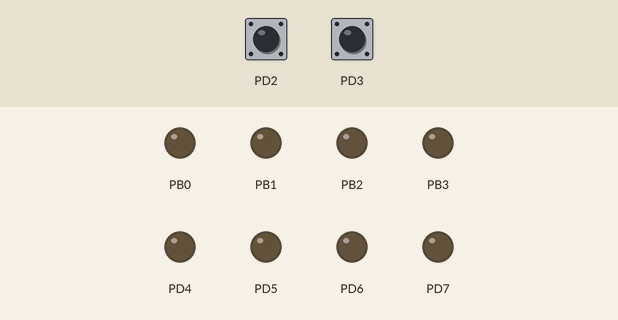
Bench run of a program on a simulated ATmega328P, built with avr-gcc and emulated at 16 MHz (the files do not name the chip). Shown: output pins drawn as LEDs (lit = HIGH). Dashed ring = blinking. The inputs (shaded band) are chosen by the test bench; at power-on: PD2 HIGH, PD3 HIGH.

Above: at 1.2 s.
1.3 s: PD2 pulled LOW for 0.15 s
At 1.7 s:
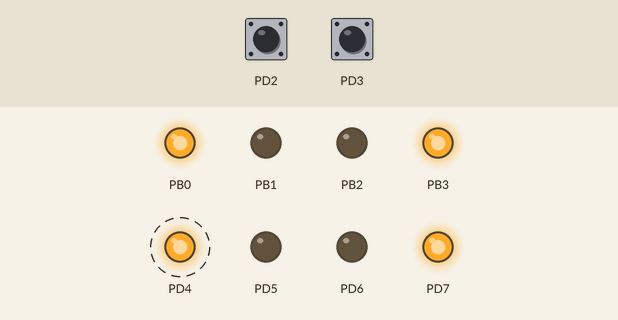
4.3 s: PD3 pulled LOW for 0.15 s
At 7.3 s:
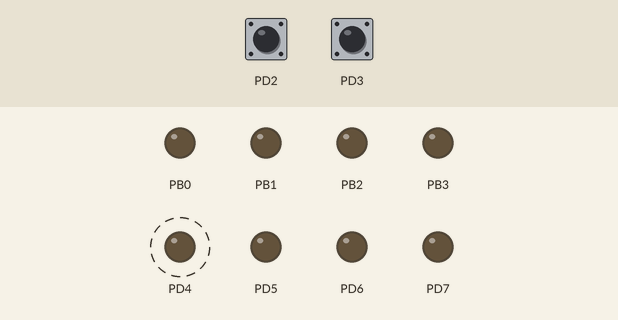
7.4 s: PD2 pulled LOW for 1 s
At 8.9 s:
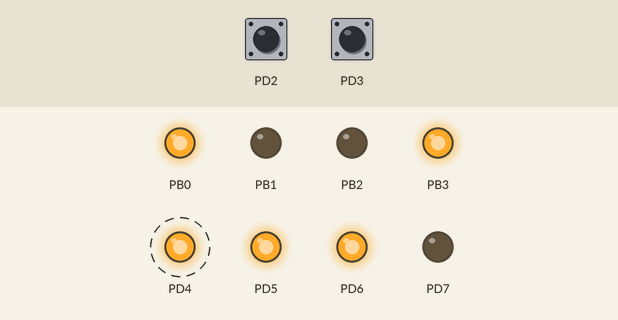
11.4 s: PD3 pulled LOW for 1 s
At 13.0 s:
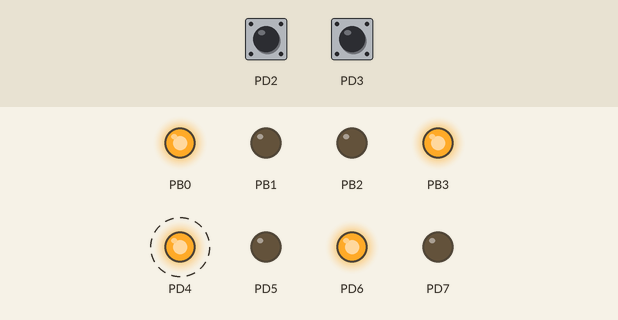
15.4 s: PD2 pulled LOW for 3.2 s
At 19.3 s:
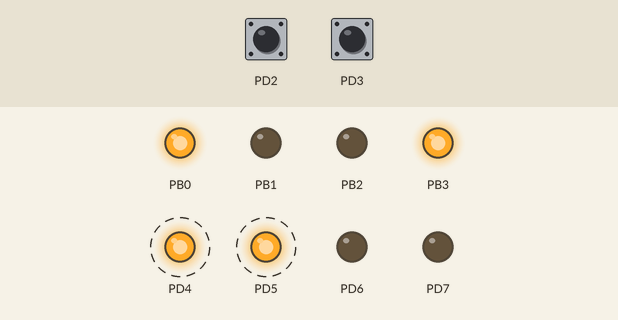
21.6 s: PD3 pulled LOW for 3.2 s
At 23.4 s:
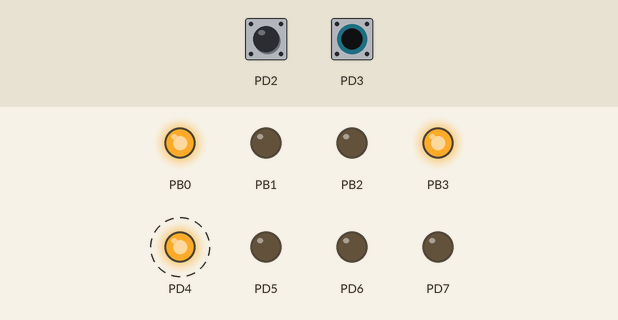
Timing chart, 0 to 30.2 s (numbered marks = the images above; inputs shaded):
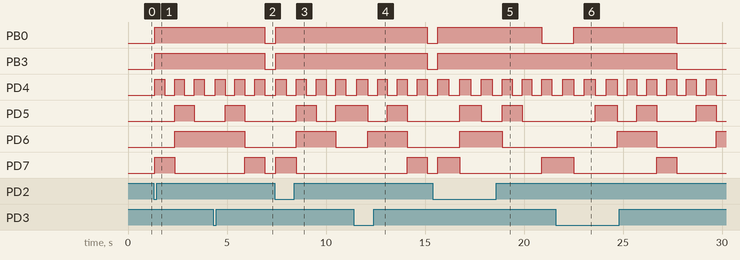

Measured:
- after the input at 1.3 s, PB0, PB3: LOW → HIGH after 0.05 s; PD4: alternates HIGH for 0.50 s and LOW for 0.50 s, starting after 0.05 s; PD5: LOW → HIGH after 1.1 s, → LOW 1.0 s later; PD6: LOW → HIGH after 1.1 s; PD7: LOW → HIGH after 0.05 s, → LOW 1.0 s later
- after the input at 4.3 s, PB0: HIGH → LOW after 2.6 s instead of 2.1 s; PB3: HIGH → LOW after 2.6 s
- after the input at 7.4 s, PB0, PB3: LOW → HIGH after 0.05 s; PD7: LOW → HIGH after 0.05 s instead of 3.5 s
- after the input at 11.4 s, PB0: HIGH → LOW after 3.7 s instead of 1.1 s; PB3: HIGH → LOW after 3.7 s; PD6: LOW → HIGH after 0.70 s instead of 2.1 s
- after the input at 15.4 s, PB0: LOW → HIGH after 0.25 s instead of 4.7 s; PB3: LOW → HIGH after 0.25 s
- after the input at 21.6 s, PB0: LOW → HIGH after 0.90 s instead of 4.3 s; PB1, PB2: stays LOW (without the input it goes to HIGH after 4.3 s); PB3: HIGH → LOW after 6.1 s instead of 4.3 s

The program:

main.cpp
```cpp
#include <avr/io.h>
#define F_CPU 16000000UL
#include <util/delay.h>

char numero = 0;
char modo = 0;

void mostrar_numero(char n){
  char decenas = n/10;
  char unidades = n % 10;

  PORTD = (unidades <<4);
  PORTD |= 0x0C;
  PORTB = decenas;

}

int main(void){
  DDRD |=0xF0;
  DDRD &= ~(0x0C);
  DDRB |= 0x0F;
  PORTD |= 0x0C;
  char a = 0;
  char b = 0;

  mostrar_numero(numero);

  while(1){
  if(!(PIND & 0x08)){
    _delay_ms(50);
    if (a == 0){
      modo = 1;
      a=1;

    }else {
      modo = 1;
      a = 0;
    }
  }
  if(!(PIND & 0x04)){
    _delay_ms(50);
    if (b == 0){
      modo = 2;
      b = 1;

    }else {
      modo = 2;
      b = 0;
    }
  }

  if (modo ==1){
    numero++;
    if (numero >99){
      numero = 0;
    }
    mostrar_numero(numero);
    _delay_ms(500);
  }
if (modo == 2 ){
   if (numero ==0){
    numero =99;
   }
   else numero--;
   mostrar_numero(numero);
   _delay_ms(500);
}
  }
  }
```
